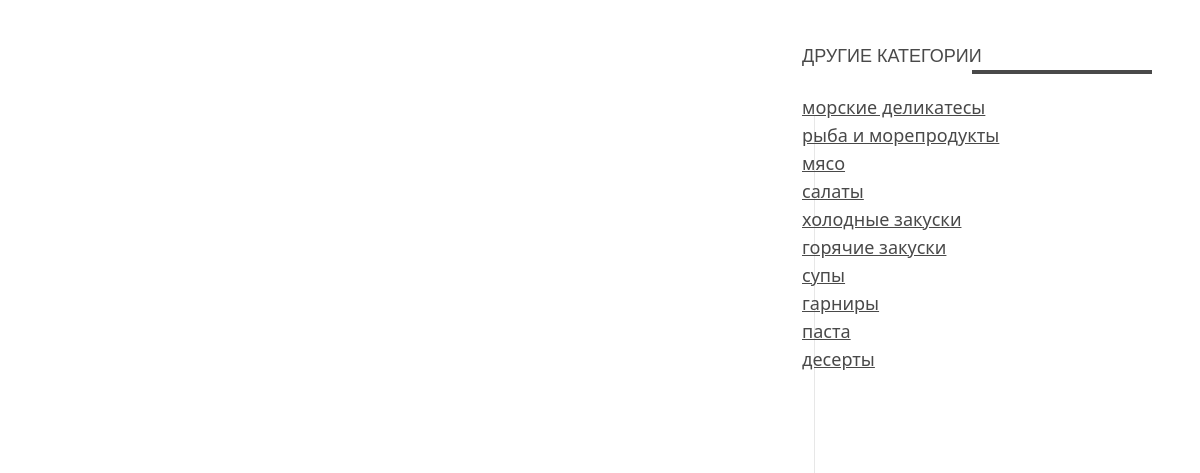
Page /menu/1 on the committed database.
### tables this page shows
CREATE TABLE Category (id INTEGER PRIMARY KEY UNIQUE NOT NULL, NameCat TEXT UNIQUE NOT NULL);

### app.py (the view)
@app.route("/menu/<category>")
def menu(category):
    categorysAll = db.select_category()
    foodInfoAll = db.select_food_full_info()
    return  render_template("menu.html",categoryName = category,categorysAll=categorysAll,foodInfoAll=foodInfoAll)

### db/database.py (called while the page is built)
    def get_db_connection(self):
        conn = sqlite3.connect(self.database_name)
        conn.row_factory = sqlite3.Row
        return conn

    def select_category(self):
        result = []
        with self.get_db_connection() as conn:
            cur = conn.cursor()
            cur.execute(select_category)
            rows = cur.fetchall()
            for row in rows:
                result.append(row[0])
            return result

    def select_food_full_info(self):
        result = {}
        with self.get_db_connection() as conn:
            cur = conn.cursor()
            cur.execute(select_food_full_info)
            rows = cur.fetchall()
            for row in rows:
                result[row[1]]={"idfood":row[0],
                                "Description":row[2],
                                "cookingMethod":row[3],
                                "foodValue":row[4],
                                "price":row[5],
                                "protein":row[6],
                                "fats":row[7],
                                "carbohydrates":row[8],
                                "kilocolories":row[9],
                                "CategoryFood":row[10],
                                }
        return result

### templates/menu.html (shortened to what this page needs)
<!DOCTYPE html>
<html lang="en">
<head>
    <link rel="stylesheet" href="../static/css/hb.css">
    <link rel="stylesheet" href="https://cdnjs.cloudflare.com/ajax/libs/font-awesome/4.7.0/css/font-awesome.min.css">
    <link href="//capp.nicepage.com/3c9198698ecc54a74b7f2fd9f895f61126296300/main-libs.css" rel="stylesheet">
    <link href="https://cdn.jsdelivr.net/npm/bootstrap@5.2.3/dist/css/bootstrap.min.css" rel="stylesheet">
</head>
<body>
   <form action="" method = "POST">
    <div class="mt-blog-detail style1">
      <div class="container">
        <div class="row">
          <div class="col-xs-12 col-sm-8 wow fadeInUp" data-wow-delay="0.4s" style="visibility: visible; animation-delay: 0.4s; animation-name: fadeInUp;">
          </div>
          <div class="col-xs-12 col-sm-4 text-right sidebar wow fadeInUp" data-wow-delay="0.4s" style="visibility: visible; animation-delay: 0.4s; animation-name: fadeInUp;">
            <section class="widget category-widget">
              <h3>Другие категории</h3>
              <ul class="list-unstyled widget-nav">
                {% for cat in categorysAll%}
                {% if cat != categoryName%}
                <li><a href="/menu/{{cat}}">{{cat}}</a></li>
                {% endif %}
                {% endfor %}
              </ul>
            </section>
          </div>
        </div>
      </div>
    </div>
   </form>
</body>
</html>

### rows in the picture
Category: NameCat "морские деликатесы"
Category: NameCat "рыба и морепродукты"
Category: NameCat "мясо"
Category: NameCat "салаты"
Category: NameCat "холодные закуски"
Category: NameCat "горячие закуски"
Category: NameCat "супы"
Category: NameCat "гарниры"
Category: NameCat "паста"
Category: NameCat "десерты"
